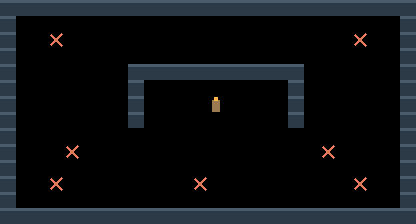

This is a level from a 2D game, rendered from its Tiled map with the project's own tilesets. A one-line summary and the complete map file follow:
An orthogonal 26x14 tile map with 16x16 px tiles, 2 tile layers (terreno, marcadores).

<map version="1.10" tiledversion="1.11.0" orientation="orthogonal" renderorder="right-down" width="26" height="14" tilewidth="16" tileheight="16" infinite="0" nextlayerid="3" nextobjectid="1">
 <properties>
  <property name="tipo" value="celda" />
  <property name="nombre" value="guardia" />
 </properties>
 <tileset firstgid="1" source="muelle.tsx" />
 <layer id="1" name="terreno" width="26" height="14">
  <data encoding="csv">
1,1,1,1,1,1,1,1,1,1,1,1,1,1,1,1,1,1,1,1,1,1,1,1,1,1,
1,0,0,0,0,0,0,0,0,0,0,0,0,0,0,0,0,0,0,0,0,0,0,0,0,1,
1,0,0,0,0,0,0,0,0,0,0,0,0,0,0,0,0,0,0,0,0,0,0,0,0,1,
1,0,0,0,0,0,0,0,0,0,0,0,0,0,0,0,0,0,0,0,0,0,0,0,0,1,
1,0,0,0,0,0,0,0,1,1,1,1,1,1,1,1,1,1,1,0,0,0,0,0,0,1,
1,0,0,0,0,0,0,0,1,0,0,0,0,0,0,0,0,0,1,0,0,0,0,0,0,1,
1,0,0,0,0,0,0,0,1,0,0,0,0,0,0,0,0,0,1,0,0,0,0,0,0,1,
1,0,0,0,0,0,0,0,1,0,0,0,0,0,0,0,0,0,1,0,0,0,0,0,0,1,
1,0,0,0,0,0,0,0,0,0,0,0,0,0,0,0,0,0,0,0,0,0,0,0,0,1,
1,0,0,0,0,0,0,0,0,0,0,0,0,0,0,0,0,0,0,0,0,0,0,0,0,1,
1,0,0,0,0,0,0,0,0,0,0,0,0,0,0,0,0,0,0,0,0,0,0,0,0,1,
1,0,0,0,0,0,0,0,0,0,0,0,0,0,0,0,0,0,0,0,0,0,0,0,0,1,
1,0,0,0,0,0,0,0,0,0,0,0,0,0,0,0,0,0,0,0,0,0,0,0,0,1,
1,1,1,1,1,1,1,1,1,1,1,1,1,1,1,1,1,1,1,1,1,1,1,1,1,1
</data>
 </layer>
 <layer id="2" name="marcadores" width="26" height="14">
  <data encoding="csv">
0,0,0,0,0,0,0,0,0,0,0,0,0,0,0,0,0,0,0,0,0,0,0,0,0,0,
0,0,0,0,0,0,0,0,0,0,0,0,0,0,0,0,0,0,0,0,0,0,0,0,0,0,
0,0,0,3,0,0,0,0,0,0,0,0,0,0,0,0,0,0,0,0,0,0,3,0,0,0,
0,0,0,0,0,0,0,0,0,0,0,0,0,0,0,0,0,0,0,0,0,0,0,0,0,0,
0,0,0,0,0,0,0,0,0,0,0,0,0,0,0,0,0,0,0,0,0,0,0,0,0,0,
0,0,0,0,0,0,0,0,0,0,0,0,0,0,0,0,0,0,0,0,0,0,0,0,0,0,
0,0,0,0,0,0,0,0,0,0,0,0,0,4,0,0,0,0,0,0,0,0,0,0,0,0,
0,0,0,0,0,0,0,0,0,0,0,0,0,0,0,0,0,0,0,0,0,0,0,0,0,0,
0,0,0,0,0,0,0,0,0,0,0,0,0,0,0,0,0,0,0,0,0,0,0,0,0,0,
0,0,0,0,3,0,0,0,0,0,0,0,0,0,0,0,0,0,0,0,3,0,0,0,0,0,
0,0,0,0,0,0,0,0,0,0,0,0,0,0,0,0,0,0,0,0,0,0,0,0,0,0,
0,0,0,3,0,0,0,0,0,0,0,0,3,0,0,0,0,0,0,0,0,0,3,0,0,0,
0,0,0,0,0,0,0,0,0,0,0,0,0,0,0,0,0,0,0,0,0,0,0,0,0,0,
0,0,0,0,0,0,0,0,0,0,0,0,0,0,0,0,0,0,0,0,0,0,0,0,0,0
</data>
 </layer>
</map>
